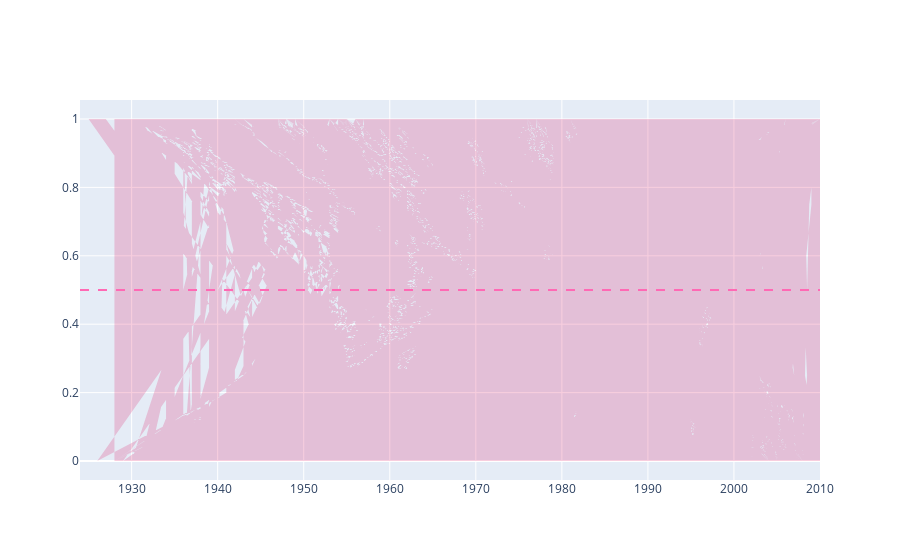

Write notebook code for a chart like this one.
### Code cell
fig = go.Figure()

fig.add_trace(go.Scatter(
    x=characters.Movie_release_date[characters.Movie_release_date > 1919][characters.Movie_release_date < 2011],
    y=characters.Actor_gender,
    fill='toself',
    fillcolor='rgba(219,10,91,0.2)',
    line_color='rgba(219,10,91,0)',
    showlegend=False,
    name='Fair',
))
'''
fig.add_trace(go.Scatter(
    x=characters.Movie_release_date[characters.Movie_release_date > 1919][characters.Movie_release_date < 2011], 
    y=characters['Actor_gender'],
    line_color='rgb(219,10,91)',
    name='Average Gross',
))
'''

fig.add_hline(y=0.5, line_dash='dash', line_color='hotpink')
fig.update_traces(mode='lines')
fig.show()

### Figure 1 — Plotly figure (JSON) as saved in the notebook; plotly's stock layout.template omitted (floating-point values rounded to 4 significant figures; data arrays with more than 128 entries replaced by an {"elided": "..."} marker saying what was removed)
{"data": [{"fill": "toself", "fillcolor": "rgba(219,10,91,0.2)", "line": {"color": "rgba(219,10,91,0)"}, "mode": "lines", "name": "Fair", "showlegend": false, "type": "scatter", "x": {"elided": "42091 int values"}, "y": {"elided": "45265 int values"}}], "layout": {"shapes": [{"line": {"color": "hotpink", "dash": "dash"}, "type": "line", "x0": 0, "x1": 1, "xref": "x domain", "y0": 0.5, "y1": 0.5, "yref": "y"}]}}
